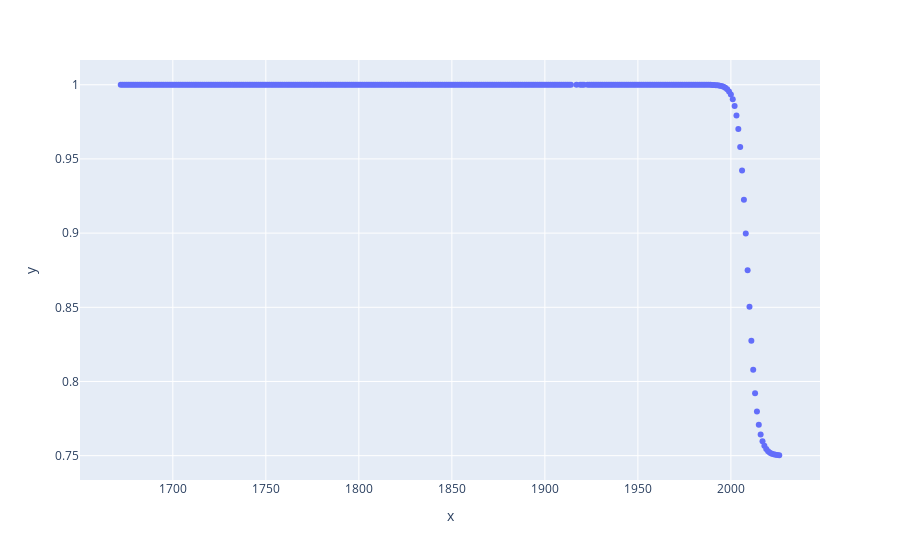

The code cell stored with this chart in its notebook:
### Code cell
# For model years earlier than 2005-ish, the registration
# data probably better captures what is going on in the population
# because vehicles registered by commercial entities are 
# more likely to be newer.  For the pre-2005 model years,
# most were probably registered by actual individuals
# instead of businesses.

params = {
    "t":reg_4.select("model_year").collect().to_series(),
    "A":1, # 1
    "K":0.75, # 0.75 to 0.90
    "B":0.4, # 0.3 to 1
    "nu":1, # 0.05 to 1
    "Q":1, # 1
    "C":1, # 1
    "M":2009 # 2004 to 2014
}

y = richards_curve(
    **params
)
px.scatter(
    x=params["t"],
    y=y
)

### Figure 1 — Plotly figure (JSON) as saved in the notebook; plotly's stock layout.template omitted (floating-point values rounded to 4 significant figures; data arrays with more than 128 entries replaced by an {"elided": "..."} marker saying what was removed)
{"data": [{"hovertemplate": "x=%{x}<br>y=%{y}<extra></extra>", "legendgroup": "", "marker": {"color": "#636efa", "symbol": "circle"}, "mode": "markers", "name": "", "orientation": "v", "showlegend": false, "type": "scatter", "x": {"elided": "351 int values"}, "xaxis": "x", "y": {"elided": "351 float values"}, "yaxis": "y"}], "layout": {"legend": {"tracegroupgap": 0}, "margin": {"t": 60}, "xaxis": {"anchor": "y", "domain": [0, 1], "title": {"text": "x"}}, "yaxis": {"anchor": "x", "domain": [0, 1], "title": {"text": "y"}}}}
